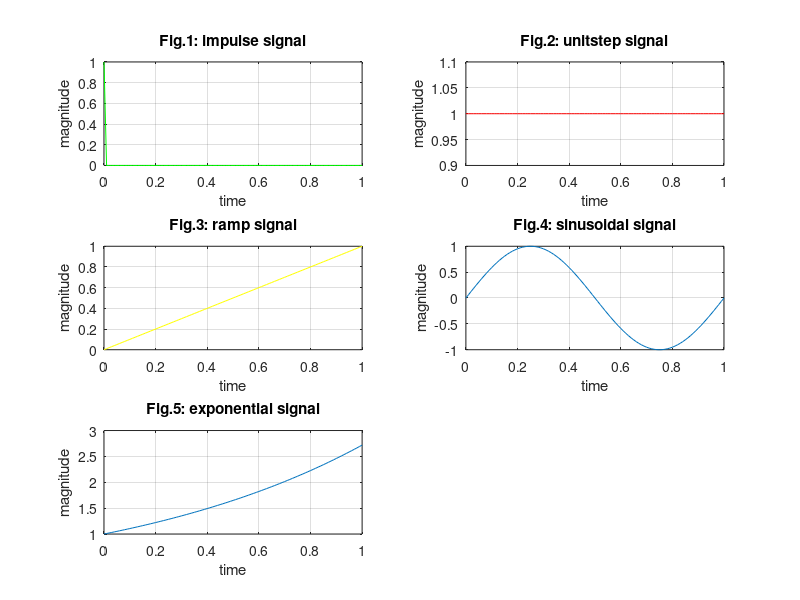

Recreate this plot in MATLAB.
clc;
clear all;
t=(0: 0.01 : 1) ;

subplot(3,2,1);
impulse = t==0
plot(t,impulse,'g')
title('Fig.1: impulse signal')
xlabel('time');ylabel('magnitude')
grid on;

subplot(3,2,2);
unitstep = t>=0
plot(t,unitstep,'r')
title('Fig.2: unitstep signal')
xlabel('time');ylabel('magnitude')
grid on;

subplot(3,2,3);
ramp = t.*unitstep
plot(t,ramp,'y')
title('Fig.3: ramp signal')
xlabel('time');ylabel('magnitude')
grid on;

subplot(3,2,4);
sinusoidal = 1*sin(2*pi*t)
plot(t,sinusoidal)
title('Fig.4: sinusoidal signal')
xlabel('time');ylabel('magnitude')
grid on;

subplot(3,2,5);
exponential = exp(t)
plot(t,exponential)
title('Fig.5: exponential signal')
xlabel('time');ylabel('magnitude')
grid on;
